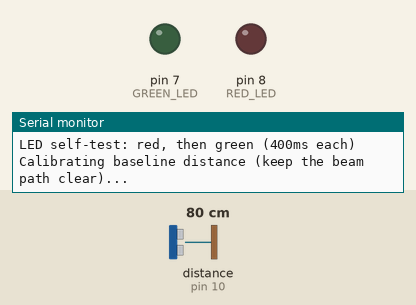
Simulated run of this sketch. Board: Arduino Uno, built with avr-gcc and run on an emulated ATmega328P. On the bench: output pins drawn as LEDs (lit = HIGH), the last lines printed to the serial monitor. Wiring (inferred from the names in the program): ultrasonic range finder: trigger pin 9; echo pin 10. Inputs (shaded band) come from the test bench; at power-on: distance to the obstacle (sensor on pin 10) 80 cm. The echo pulse lasts 58.3 µs per cm; pins used as bus, display or sensor lines are not drawn.

Above: at 0.9 s.
At 3.6 s:
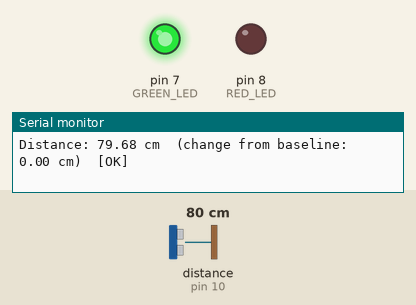
3.7 s: distance to the obstacle (sensor on pin 10) set to 69 cm
6.7 s: distance to the obstacle (sensor on pin 10) set to 60 cm
At 10.0 s:
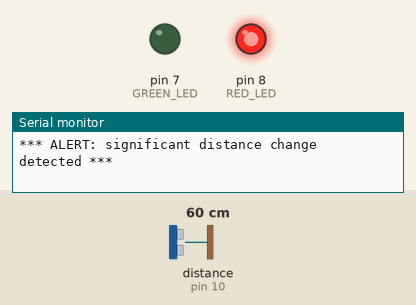
Timing chart, 0 to 11.5 s (numbered marks = the images above; inputs shaded):
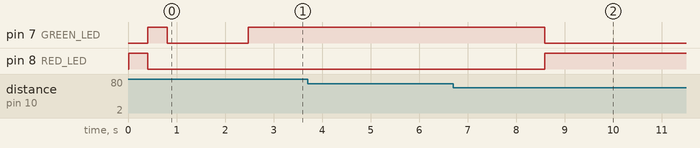

The sketch:

rockfall_detector.ino
```cpp
/*
  Idle rockfall / slope-movement detector.

  Standalone sketch -- not part of SPIREXA, no serial protocol, no web
  link. Just an ultrasonic sensor and two LEDs on a breadboard.

  Point the HC-SR04 across a rock face or slope cutting. It measures
  distance every ~1.5s; if that distance moves more than
  CHANGE_THRESHOLD_CM away from the distance recorded at power-on
  (something entered or left the beam path -- e.g. a rock fell), it
  turns the red LED on and green off. Once the distance sits back
  within CHANGE_THRESHOLD_CM of that original baseline for
  RECOVERY_READINGS in a row (~2-3s), it goes back to green on its own
  -- no reset needed. A real permanent change (an actual rockfall)
  just never returns near the old baseline, so it stays red.

  Wiring:
    HC-SR04    VCC -> 5V   GND -> GND   TRIG -> D9   ECHO -> D10
    Green LED  D7 -> 220ohm resistor -> LED anode; cathode -> GND
    Red LED    D8 -> 220ohm resistor -> LED anode; cathode -> GND

  On every power-up both LEDs blink once in turn (red, then green)
  before calibration starts -- a quick way to confirm both are wired
  correctly independent of the sensor. If an LED doesn't blink during
  that self-test, it's a wiring problem (check polarity first -- the
  short leg/flat-edge side must face GND), not a code problem.
*/

const int TRIG_PIN = 9;
const int ECHO_PIN = 10;
const int GREEN_LED = 7;
const int RED_LED = 8;

const float CHANGE_THRESHOLD_CM = 15.0;    // how big a jump counts as "something moved"
const unsigned long READ_INTERVAL_MS = 1500;
const int BASELINE_SAMPLES = 8;            // averaged at startup for a stable reference
const int CONFIRM_READINGS = 2;            // consecutive over-threshold reads before turning red
const int RECOVERY_READINGS = 2;           // consecutive back-to-normal reads before turning green again (~3s at 1.5s/read)

float baselineCm = 0;
int overThresholdStreak = 0;
int normalStreak = 0;
bool alerted = false;

float readDistanceCm() {
  digitalWrite(TRIG_PIN, LOW);
  delayMicroseconds(2);
  digitalWrite(TRIG_PIN, HIGH);
  delayMicroseconds(10);
  digitalWrite(TRIG_PIN, LOW);

  unsigned long duration = pulseIn(ECHO_PIN, HIGH, 30000UL);  // 30ms timeout =~ 5m range
  if (duration == 0) return -1;  // no echo -- out of range or a bad reading
  return duration * 0.0343 / 2.0;
}

void setup() {
  Serial.begin(9600);
  pinMode(TRIG_PIN, OUTPUT);
  pinMode(ECHO_PIN, INPUT);
  pinMode(GREEN_LED, OUTPUT);
  pinMode(RED_LED, OUTPUT);

  Serial.println("Rockfall detector starting...");

  Serial.println("LED self-test: red, then green (400ms each)");
  digitalWrite(RED_LED, HIGH);
  delay(400);
  digitalWrite(RED_LED, LOW);
  digitalWrite(GREEN_LED, HIGH);
  delay(400);
  digitalWrite(GREEN_LED, LOW);

  Serial.println("Calibrating baseline distance (keep the beam path clear)...");

  float sum = 0;
  int got = 0;
  while (got < BASELINE_SAMPLES) {
    float d = readDistanceCm();
    if (d > 0) {
      sum += d;
      got++;
    }
    delay(200);
  }
  baselineCm = sum / BASELINE_SAMPLES;
  Serial.print("Baseline distance: ");
  Serial.print(baselineCm);
  Serial.println(" cm");
  Serial.println("Ready. Move an object >15cm into the beam to test the alert.");

  digitalWrite(GREEN_LED, HIGH);
  digitalWrite(RED_LED, LOW);
}

void loop() {
  float d = readDistanceCm();

  if (d < 0) {
    Serial.println("Distance: no echo (out of range) -- skipping this reading");
    delay(READ_INTERVAL_MS);
    return;
  }

  float change = fabs(d - baselineCm);
  Serial.print("Distance: ");
  Serial.print(d);
  Serial.print(" cm  (change from baseline: ");
  Serial.print(change);
  Serial.print(" cm)");

  if (!alerted) {
    if (change > CHANGE_THRESHOLD_CM) {
      overThresholdStreak++;
      Serial.print("  [over threshold ");
      Serial.print(overThresholdStreak);
      Serial.print("/");
      Serial.print(CONFIRM_READINGS);
      Serial.println("]");
      if (overThresholdStreak >= CONFIRM_READINGS) {
        alerted = true;
        normalStreak = 0;
        digitalWrite(GREEN_LED, LOW);
        digitalWrite(RED_LED, HIGH);
        Serial.println("*** ALERT: significant distance change detected ***");
      }
    } else {
      overThresholdStreak = 0;
      Serial.println("  [OK]");
    }
  } else {
    if (change <= CHANGE_THRESHOLD_CM) {
      normalStreak++;
      Serial.print("  [ALERT -- recovering ");
      Serial.print(normalStreak);
      Serial.print("/");
      Serial.print(RECOVERY_READINGS);
      Serial.println("]");
      if (normalStreak >= RECOVERY_READINGS) {
        alerted = false;
        overThresholdStreak = 0;
        digitalWrite(RED_LED, LOW);
        digitalWrite(GREEN_LED, HIGH);
        Serial.println("--- back to normal ---");
      }
    } else {
      normalStreak = 0;
      Serial.println("  [ALERT]");
    }
  }

  delay(READ_INTERVAL_MS);
}
```

Measured:
- the behaviour switches between 65 and 64 cm on distance to the obstacle (sensor on pin 10) (found by bisection; images 1 and 2)
- after the input at 6.7 s, pin 7 (GREEN_LED): HIGH → LOW after 1.9 s; pin 8 (RED_LED): LOW → HIGH after 1.9 s
